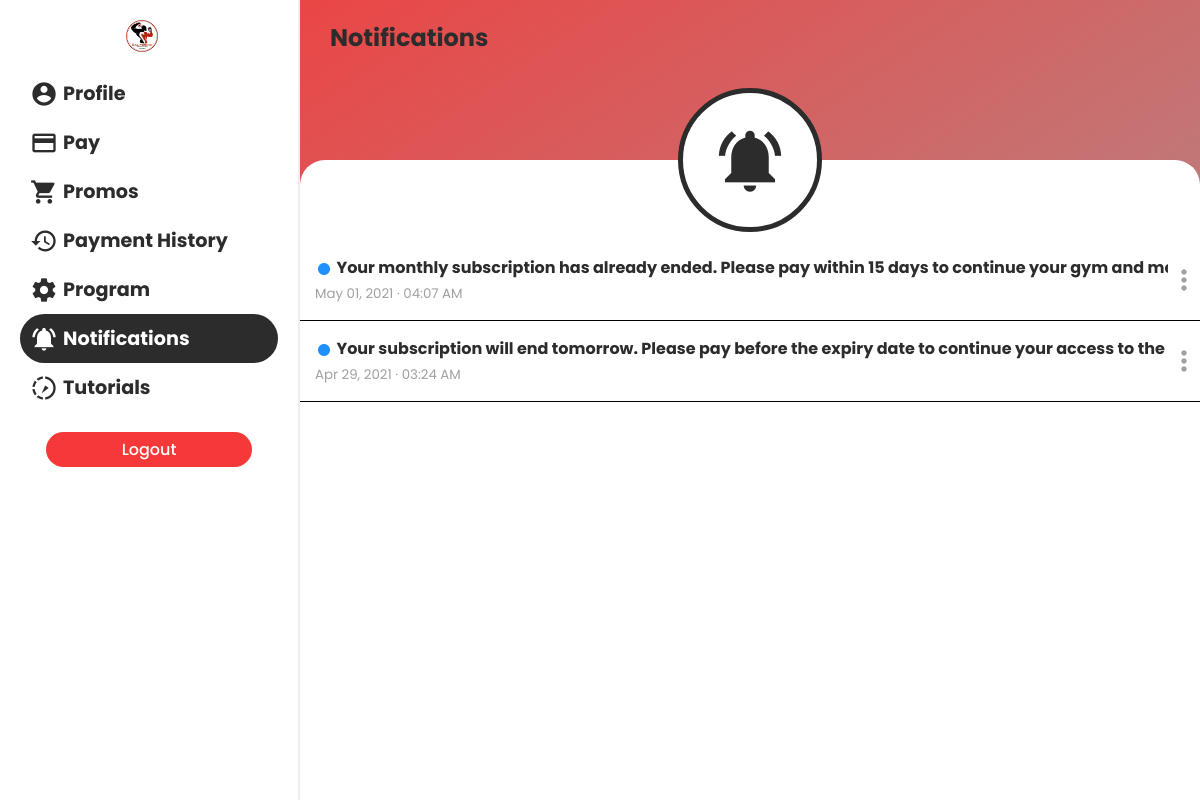
/mobile/pages/notifications.php (signed in), run on the app's committed database.
### tables this page shows
CREATE TABLE `member_notifs` (
  `id` int(11) NOT NULL,
  `member_id` int(11) NOT NULL,
  `notif_id` int(11) NOT NULL,
  `status` enum('Unread','Read','Deleted') NOT NULL,
  `datetime_sent` timestamp NULL DEFAULT NULL,
  `date_read` timestamp NULL DEFAULT NULL
);

CREATE TABLE `notifications` (
  `notif_id` int(11) NOT NULL,
  `notif_message` varchar(9999) NOT NULL
);

### mobile/pages/notifications.php (the view, shortened to what this page needs)
<?php
require "./../functions/connect.php";
?>
<!DOCTYPE html>
<html lang="en">
<head>
  <link rel="stylesheet" href="./../css/default.css">
  <link rel="stylesheet" href="./../css/mediaquery.css">
</head>
<body>
  <div class="sidebar" id="sidebar">
    <div>
      <img src="./../../logo.png" style="width: 32px; height: 32px; margin-left: 70px" alt="">
    </div>    <div class="items">
      <a href="./profile.php">
        <span>
          <i class="material-icons">account_circle</i>
          <h2>Profile</h2>
        </span>
      </a>
      <a href="./pay.php">
        <span>
          <i class="material-icons">payment</i>
          <h2>Pay</h2>
        </span>
      </a>
      <a href="./promos.php">
        <span>
          <i class="material-icons">shopping_cart</i>
          <h2>Promos</h2>
        </span>
      </a>
      <a href="./payment_history.php">
        <span>
          <i class="material-icons">history</i>
          <h2>Payment History</h2>
        </span>
      </a>
      <a href="./program.php">
        <span>
          <i class="material-icons">settings</i>
          <h2>Program</h2>
        </span>
      </a>
      <a href="#" class="active">
        <span>
          <i class="material-icons">notifications_active</i>
          <h2>Notifications</h2>
        </span>
      </a>
      <a href="./tutorial.php">
        <span>
          <i class="material-icons">slow_motion_video</i>
          <h2>Tutorials</h2>
        </span>
      </a>
    </div>
    <div class="logout">
      <button class="btn btn-red" style="width: 80%" id="logout-btn">Logout</button>
    </div>
  </div>
  <main>
    <div class="menu">
      <h2>Notifications</h2>
    </div>
    <div class="icon-div">
      <div class="icon-cont">
        <i class="material-icons">notifications_active</i>
      </div>
    </div>
    <div class="main-cont">
      <div class="notif-content" id="notif-content">
        <?php
        $sql = "SELECT mn.*, n.notif_message FROM member_notifs AS mn
                INNER JOIN notifications AS n ON mn.notif_id = n.notif_id
                WHERE member_id = '".$_SESSION["member_id"]."'
                AND NOT status = 'Deleted'
                ORDER BY datetime_sent DESC";
        $res = mysqli_query($con, $sql);
        if(mysqli_num_rows($res) > 0) {
          while($row = mysqli_fetch_assoc($res)) {
            if($row["status"] == "Unread") {
        ?>
        <div class="list-tile" id='<?= $row["id"] ?>'>
          <div class="left">
            <h4 id="message-<?= $row["id"] ?>" class="notif-message fw-700">
              <i id="unread-<?= $row["id"] ?>" class="material-icons" style="color: dodgerblue; font-size: 18px; vertical-align: middle;">fiber_manual_record</i>
              <?= $row["notif_message"] ?>
            </h4>
            <small class="text-disabled"><?= date("M d, Y &#183; h:i A", strtotime($row["datetime_sent"])) ?></small>
            <div class="mask" id="<?= $row["id"] ?>"></div>
          </div>
          <div class="right">
            <i class="material-icons text-disabled notif-more" data-id="<?= $row["id"] ?>" style="font-size: 32px">more_vert</i>
          </div>
        </div>
        <?php
            }
          }
        }
        ?>
      </div>
    </div>
  </main>
</body>
</html>

### mobile/css/default.css (style rules this page uses)
html, body { margin: 0; font-family: 'Poppins', sans-serif; background: #bdc3c7; background: -webkit-gradient(linear, left top, right bottom, from(#f53939), to(#a0a0a0)); background: linear-gradient(to bottom right, #f53939, #a0a0a0); color: #2c2c2c; }
main { -webkit-transition: .3s; transition: .3s; margin-left: 300px; }
a { text-decoration: none; color: #2c2c2c; font-weight: 400; -webkit-transition: .3s; transition: .3s; }
p, h1, h2, h3, h4, h5, h6 { margin: 0 !important; }
.text-disabled { color: #A0A0A0 !important; }
.fw-700 { font-weight: 700; }
.btn { margin: 20px 0 20px 0; padding-top: 5px; padding-bottom: 5px; padding-left: 15px; padding-right: 15px; font-family: "Poppins", sans-serif; border: 0; border-radius: 50px; background: #2c2c2c; color: white; font-size: 1rem; -webkit-transition: .3s; transition: .3s; font-weight: 500; }
.btn.btn-red { background: #f53939; }
.sidebar { -webkit-transition: .3s; transition: .3s; width: 300px; background: white; height: 100vh; padding: 20px; -webkit-box-shadow: 1px 0 20px 0px #2c2c2c; box-shadow: 1px 0 20px 0px #2c2c2c; position: fixed; z-index: 20; }
.sidebar .items { margin-top: 10px; display: -webkit-box; display: -ms-flexbox; display: flex; -webkit-box-orient: vertical; -webkit-box-direction: normal; -ms-flex-direction: column; flex-direction: column; }
.sidebar .items a, .sidebar .items a:hover, .sidebar .items a:active, .sidebar .items a:visited, .sidebar .items a:focus { text-decoration: none; }
.sidebar .items span { padding: 10px; display: -webkit-box; display: -ms-flexbox; display: flex; -webkit-box-align: center; -ms-flex-align: center; align-items: center; }
.sidebar .items span i { font-size: 28px; padding-right: 5px; }
.sidebar .items span h2 { font-size: 1.2rem; }
.sidebar .items .active { background: #2c2c2c; border-radius: 25px; color: white; }
.sidebar .logout { display: -webkit-box; display: -ms-flexbox; display: flex; -webkit-box-pack: center; -ms-flex-pack: center; justify-content: center; }
*, *:before, *:after { -webkit-box-sizing: border-box; box-sizing: border-box; }
body, html { height: 100%; -webkit-tap-highlight-color: rgba(0, 0, 0, 0); -webkit-tap-highlight-color: transparent; }
main { overflow-x: hidden; height: 100vh; position: relative; }
main .menu { padding-top: 20px; padding-left: 20px; display: -webkit-box; display: -ms-flexbox; display: flex; -webkit-box-align: center; -ms-flex-align: center; align-items: center; z-index: 3; }
main .menu h2 { padding-left: 10px; }
main .icon-div { width: 100%; display: -webkit-box; display: -ms-flexbox; display: flex; -webkit-box-pack: center; -ms-flex-pack: center; justify-content: center; -webkit-box-align: center; -ms-flex-align: center; align-items: center; position: absolute; top: 11vh; z-index: 2; }
main .icon-div .icon-cont { height: 18vh; width: 18vh; background: white; border-radius: 100%; border: 5px solid #2c2c2c; display: -webkit-box; display: -ms-flexbox; display: flex; -webkit-box-pack: center; -ms-flex-pack: center; justify-content: center; -webkit-box-align: center; -ms-flex-align: center; align-items: center; }
main .icon-div .icon-cont i { font-size: 75px; }
main .main-cont { padding-bottom: 0 !important; padding-top: 0 !important; padding: 30px; background: white; background-attachment: fixed; position: absolute; width: 100%; min-height: 80vh; top: 20vh; border-radius: 25px 25px 0 0; }

### mobile/pages/notifications.php (style rules this page uses)
.main-cont { padding: 0 !important; }
.notif-content { margin-top: 10vh; width: 100% !important; min-height: 60vh; border-bottom: none !important; }
.list-tile { display: flex; justify-content: space-between; border-bottom: 1px solid black; }
.left { padding: 15px; white-space: nowrap; text-overflow: ellipsis !important; overflow: hidden; position: relative; }
.mask { position: absolute; top: 0; width: 100%; height: 100%; }
.right { display: flex; justify-content: center; align-items: center; }
.right i { position: relative; }

### data on the page
member_notifs: notif.notif_message "Your monthly subscription has already ended. Please pay within 15 days to continue your gym an…", datetime_sent "May 01, 2021 · 04:07 AM"
member_notifs: notif.notif_message "Your subscription will end tomorrow. Please pay before the expiry date to continue your access to…", datetime_sent "Apr 29, 2021 · 03:24 AM"
